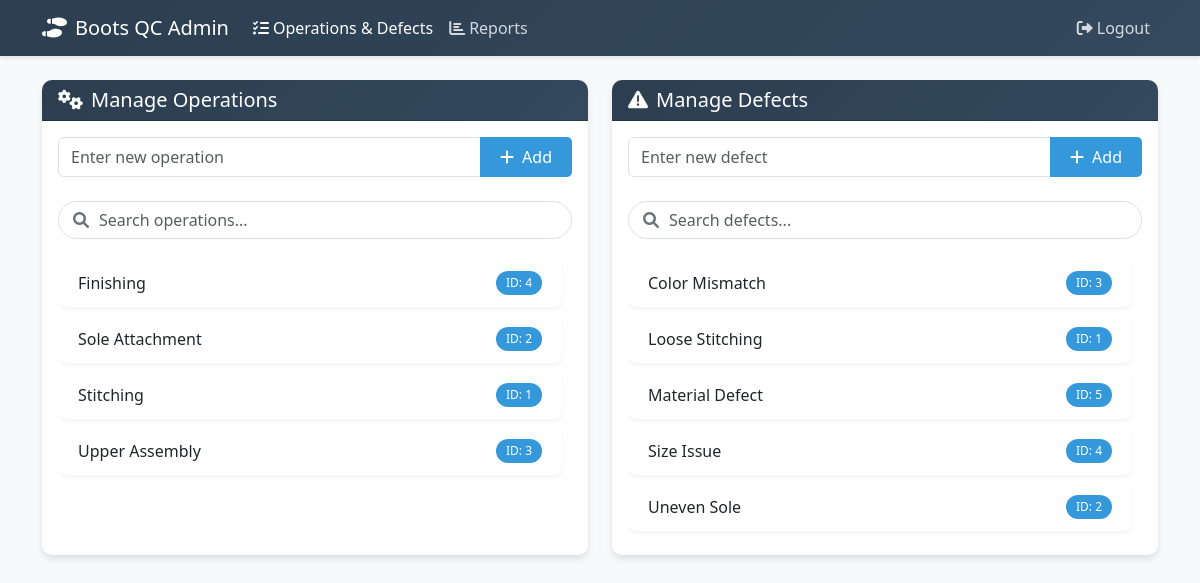
Screenshot of /admin_operations.php (signed in) with the database file from the repository.
### tables this page shows
CREATE TABLE IF NOT EXISTS operations (
    id INT PRIMARY KEY AUTO_INCREMENT,
    operation VARCHAR(100) NOT NULL UNIQUE,
    created_at TIMESTAMP DEFAULT CURRENT_TIMESTAMP
);

CREATE TABLE IF NOT EXISTS defects (
    id INT PRIMARY KEY AUTO_INCREMENT,
    defect VARCHAR(100) NOT NULL UNIQUE,
    created_at TIMESTAMP DEFAULT CURRENT_TIMESTAMP
);

### admin_operations.php (the view, shortened to what this page needs)
<?php
require_once 'db.php';
$stmt = $pdo->query("SELECT * FROM operations ORDER BY operation");
$operations = $stmt->fetchAll();
$stmt = $pdo->query("SELECT * FROM defects ORDER BY defect");
$defects = $stmt->fetchAll();
?>
<!DOCTYPE html>
<html lang="en">
<head>
    <link href="https://cdn.jsdelivr.net/npm/bootstrap@5.3.0/dist/css/bootstrap.min.css" rel="stylesheet">
    <link href="https://cdnjs.cloudflare.com/ajax/libs/font-awesome/6.0.0/css/all.min.css" rel="stylesheet">
</head>
<body>
    <nav class="navbar navbar-expand-lg navbar-dark">
        <div class="container">
            <a class="navbar-brand" href="admin_dashboard.php">
                <i class="fas fa-shoe-prints me-2"></i>Boots QC Admin
            </a>
            <div class="collapse navbar-collapse" id="navbarNav">
                <ul class="navbar-nav me-auto">
                    <li class="nav-item">
                        <a class="nav-link active" href="admin_operations.php">
                            <i class="fas fa-tasks me-1"></i>Operations & Defects
                        </a>
                    </li>
                    <li class="nav-item">
                        <a class="nav-link" href="reports.php">
                            <i class="fas fa-chart-bar me-1"></i>Reports
                        </a>
                    </li>
                </ul>
                <ul class="navbar-nav">
                    <li class="nav-item">
                        <a class="nav-link" href="logout.php">
                            <i class="fas fa-sign-out-alt me-1"></i>Logout
                        </a>
                    </li>
                </ul>
            </div>
        </div>
    </nav>
    <div class="container mt-4">
        <div class="row">
            <div class="col-md-6 mb-4">
                <div class="card">
                    <div class="card-header">
                        <h5 class="mb-0"><i class="fas fa-cogs me-2"></i>Manage Operations</h5>
                    </div>
                    <div class="card-body">
                        <form method="POST" class="mb-4">
                            <div class="input-group">
                                <input type="text" class="form-control" name="operation"
                                       placeholder="Enter new operation" required>
                                <button type="submit" name="add_operation" class="btn btn-primary">
                                    <i class="fas fa-plus me-2"></i>Add
                                </button>
                            </div>
                        </form>
                        <div class="search-box">
                            <i class="fas fa-search"></i>
                            <input type="text" class="form-control" id="operationSearch"
                                   placeholder="Search operations...">
                        </div>
                        <div class="list-container">
                            <div class="list-group" id="operationsList">
                                <?php foreach ($operations as $operation): ?>
                                    <div class="list-group-item">
                                        <span><?php echo htmlspecialchars($operation['operation']); ?></span>
                                        <span class="badge">ID: <?php echo $operation['id']; ?></span>
                                    </div>
                                <?php endforeach; ?>
                            </div>
                        </div>
                    </div>
                </div>
            </div>
            <div class="col-md-6 mb-4">
                <div class="card">
                    <div class="card-header">
                        <h5 class="mb-0"><i class="fas fa-exclamation-triangle me-2"></i>Manage Defects</h5>
                    </div>
                    <div class="card-body">
                        <form method="POST" class="mb-4">
                            <div class="input-group">
                                <input type="text" class="form-control" name="defect"
                                       placeholder="Enter new defect" required>
                                <button type="submit" name="add_defect" class="btn btn-primary">
                                    <i class="fas fa-plus me-2"></i>Add
                                </button>
                            </div>
                        </form>
                        <div class="search-box">
                            <i class="fas fa-search"></i>
                            <input type="text" class="form-control" id="defectSearch"
                                   placeholder="Search defects...">
                        </div>
                        <div class="list-container">
                            <div class="list-group" id="defectsList">
                                <?php foreach ($defects as $defect): ?>
                                    <div class="list-group-item">
                                        <span><?php echo htmlspecialchars($defect['defect']); ?></span>
                                        <span class="badge">ID: <?php echo $defect['id']; ?></span>
                                    </div>
                                <?php endforeach; ?>
                            </div>
                        </div>
                    </div>
                </div>
            </div>
        </div>
    </div>
</body>
</html>

### admin_operations.php (style rules this page uses)
:root { --primary-color: #2c3e50; --secondary-color: #34495e; --accent-color: #3498db; }
body { background-color: #f8f9fa; }
.navbar { background: linear-gradient(135deg, var(--primary-color), var(--secondary-color)) !important; box-shadow: 0 2px 4px rgba(0,0,0,0.1); }
.card { border: none; border-radius: 10px; box-shadow: 0 4px 6px rgba(0,0,0,0.1); transition: transform 0.2s; height: 100%; }
.card-header { background: linear-gradient(135deg, var(--primary-color), var(--secondary-color)); color: white; border-radius: 10px 10px 0 0 !important; }
.btn-primary { background: var(--accent-color); border: none; padding: 8px 20px; border-radius: 5px; }
.nav-link { color: rgba(255,255,255,0.8) !important; transition: color 0.2s; }
.nav-link:hover, .nav-link.active { color: white !important; }
.list-group-item { display: flex; justify-content: space-between; align-items: center; padding: 12px 20px; border: none; margin-bottom: 8px; background-color: #fff; border-radius: 8px !important; box-shadow: 0 2px 4px rgba(0,0,0,0.05); transition: all 0.2s; }
.search-box { position: relative; margin-bottom: 20px; }
.search-box input { padding-left: 40px; border-radius: 20px; border: 1px solid #dee2e6; transition: all 0.3s; }
.search-box i { position: absolute; left: 15px; top: 50%; transform: translateY(-50%); color: #6c757d; }
.list-container { max-height: 500px; overflow-y: auto; padding-right: 10px; }
.badge { background: var(--accent-color); padding: 6px 10px; border-radius: 15px; font-weight: normal; }

### rows the page displays
operations: operation "Finishing", id "4"
operations: operation "Sole Attachment", id "2"
operations: operation "Stitching", id "1"
operations: operation "Upper Assembly", id "3"
defects: defect "Color Mismatch", id "3"
defects: defect "Loose Stitching", id "1"
defects: defect "Material Defect", id "5"
defects: defect "Size Issue", id "4"
defects: defect "Uneven Sole", id "2"
